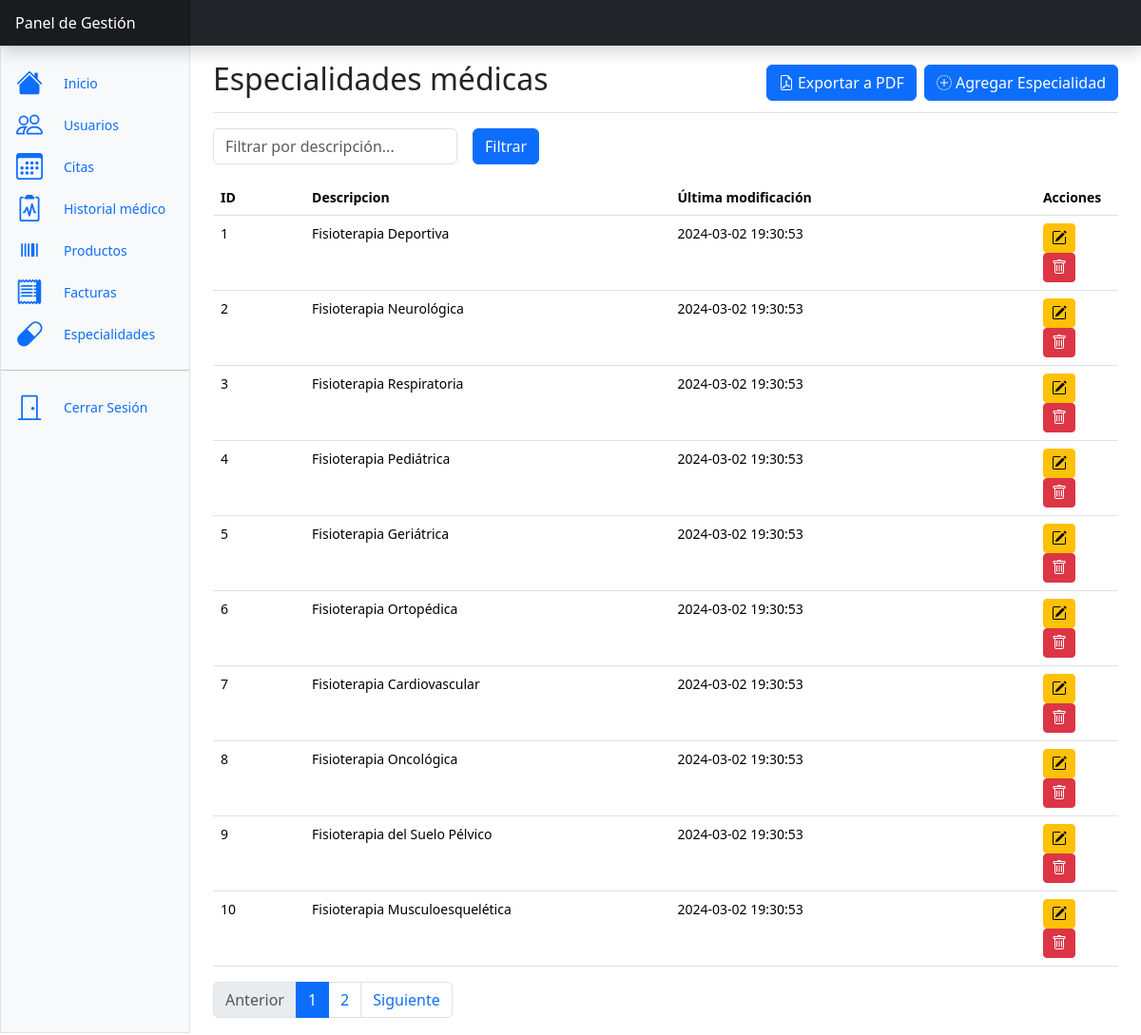
Screenshot of /pages/speciality.php?pagina=1 (signed in) with the database file from the repository.
### tables this page shows
CREATE TABLE especialidades (
  especialidad_id INT AUTO_INCREMENT PRIMARY KEY,
  descripcion VARCHAR(255),
  fecha TIMESTAMP NOT NULL DEFAULT current_timestamp() ON UPDATE current_timestamp()
);

### models/BaseModel.php (called while the page is built, shortened)
<?php
class BaseModel
{
    protected static $conexion = null;
    public function __construct()
    {
        if (self::$conexion === null) {
            $host = 'mysql';
            $usuario = 'root';
            $contrasena = 'root';
            $base_de_datos = 'velion';
            self::$conexion = new mysqli($host, $usuario, $contrasena, $base_de_datos);
        }
    }
    public function read($tabla, $condicion = '')
    {
        $sql = "SELECT * FROM `$tabla`";
        $resultado = self::$conexion->query($sql);
        $datos = array();
        while ($fila = $resultado->fetch_assoc()) {
            $datos[] = $fila;
        }
        return $datos;
    }
}

### controllers/SpecialityController.php (called while the page is built, shortened)
<?php
require_once '../models/SpecialityModel.php';
class SpecialityController
{
    private $specialityModel;
    public function __construct()
    {
        $this->specialityModel = new SpecialityModel();
    }
    public function obtenerEspecialidadesPaginadas($iniciar, $articulos_x_pagina)
    {
        return $this->specialityModel->obtenerEspecialidadesPaginadas($iniciar, $articulos_x_pagina);
    }
    public function obtenerEspecialiades()
    {
        return $this->specialityModel->read('especialidades');
    }
}

### models/SpecialityModel.php (called while the page is built, shortened)
<?php
require_once 'BaseModel.php';
class SpecialityModel extends BaseModel
{
    public function obtenerEspecialidadesPaginadas($iniciar, $articulos_x_pagina)
    {
        $sql = "SELECT * FROM especialidades LIMIT $iniciar, $articulos_x_pagina";
        $resultado = self::$conexion->query($sql);
        $resultado =  self::$conexion->query($sql);
        $datos = array();
        while ($fila = $resultado->fetch_assoc()) {
            $datos[] = $fila;
        }
        return $datos;
    }
}

### pages/speciality.php (the view, shortened to what this page needs)
<?php
require_once '../controllers/SpecialityController.php';
$specialityController = new SpecialityController();
$articulos_x_pagina = 10;
$especialidades = $specialityController->obtenerEspecialiades();
$iniciar = ($_GET['pagina'] - 1) * $articulos_x_pagina;
$filtro_especialidad = isset($_POST['descripcion']) ? $_POST['descripcion'] : '';
if (!empty($filtro_especialidad)) {
    $especialidadesPaginadas = $specialityController->obtenerEspecialidadesPorDescripcion($filtro_especialidad);
} else {
    $especialidadesPaginadas = $specialityController->obtenerEspecialidadesPaginadas($iniciar, $articulos_x_pagina);
}
$n_botones_paginacion = ceil(count($especialidades) / ($articulos_x_pagina));
include_once './includes/dashboard.php';
?>
<div class="d-flex justify-content-between flex-wrap flex-md-nowrap align-items-center pt-3 pb-2 mb-3 border-bottom">
    <h1 class="h2">Especialidades médicas</h1>
    <div class="d-flex justify-content-end align-items-center">
        <form action="../scripts/speciality_manager.php" method="POST">
            <div class="col-auto">
                <button class="btn btn-primary me-2" type="submit">
                    Exportar a PDF
                </button>
            </div>
        </form>
        <button type="button" class="btn btn-primary" data-bs-toggle="modal" data-bs-target="#agregarModal">
            Agregar Especialidad
        </button>
    </div>
</div>
<div class="table-responsive small">
    <form class="row g-3" method="post">
        <div class="col-auto">
            <input type="text" class="form-control" id="descripcion" name="descripcion" placeholder="Filtrar por descripción...">
        </div>
        <div class="col-auto">
            <button type="submit" class="btn btn-primary mb-3">Filtrar</button>
        </div>
    </form>
    <div class="row">
        <div class="col">
            <div class="table-responsive">
                <table class="table">
                    <thead>
                        <tr>
                            <th scope="col" style="width: 5%;">ID</th>
                            <th scope="col" style="width: 20%;">Descripcion</th>
                            <th scope="col" style="width: 20%;">Última modificación</th>
                            <th scope="col" style="width: 1%;">Acciones</th>
                        </tr>
                    </thead>
                    <tbody>
                        <?php foreach ($especialidadesPaginadas as $especialidad) : ?>
                            <tr>
                                <td><?php echo $especialidad['especialidad_id']; ?></td>
                                <td><?php echo $especialidad['descripcion']; ?></td>
                                <td><?php echo $especialidad['fecha']; ?></td>
                                <td>
                                    <button class="btn btn-sm btn-warning" data-bs-toggle="modal" data-bs-target="#edit_<?php echo $especialidad['especialidad_id']; ?>">
                                    </button>
                                    <button type="button" class="btn btn-danger btn-sm d-inline" data-bs-toggle="modal" data-bs-target="#delete_<?php echo $especialidad['especialidad_id'] ?>">
                                    </button>
                                </td>
                            </tr>
                        <?php endforeach; ?>
                    </tbody>
                </table>
            </div>
        </div>
    </div>
</div>
<nav aria-label="Page navigation example">
    <ul class="pagination justify-content-start">
        <li class="page-item <? echo $_GET['pagina'] <= 1 ? 'disabled' : '' ?>">
            <a class="page-link" href="speciality.php?pagina=<?php echo $_GET['pagina'] - 1 ?>">Anterior</a>
        </li>
        <?php for ($i = 0; $i < $n_botones_paginacion; $i++) : ?>
            <li class="page-item <? echo $_GET['pagina'] == $i + 1 ? 'active' : '' ?>"><a class="page-link" href="speciality.php?pagina=<?php echo $i + 1 ?>"><?php echo $i + 1 ?></a></li>
        <?php endfor ?>
        <li class="page-item <? echo $_GET['pagina'] >= $n_botones_paginacion ? 'disabled' : '' ?>">
            <a class="page-link" href="speciality.php?pagina=<?php echo $_GET['pagina'] + 1 ?>">Siguiente</a>
        </li>
    </ul>
</nav>
</div>
</body>
</html>

### assets/custom/css/style.css (style rules this page uses)
.bi { vertical-align: -.125em; fill: currentColor; }

### assets/custom/css/userdetail.css (style rules this page uses)
.table-responsive { overflow-x: hidden; }

### rows the page displays
especialidades: especialidad_id "1", descripcion "Fisioterapia Deportiva", fecha "2024-03-02 19:30:53"
especialidades: especialidad_id "2", descripcion "Fisioterapia Neurológica", fecha "2024-03-02 19:30:53"
especialidades: especialidad_id "3", descripcion "Fisioterapia Respiratoria", fecha "2024-03-02 19:30:53"
especialidades: especialidad_id "4", descripcion "Fisioterapia Pediátrica", fecha "2024-03-02 19:30:53"
especialidades: especialidad_id "5", descripcion "Fisioterapia Geriátrica", fecha "2024-03-02 19:30:53"
especialidades: especialidad_id "6", descripcion "Fisioterapia Ortopédica", fecha "2024-03-02 19:30:53"
especialidades: especialidad_id "7", descripcion "Fisioterapia Cardiovascular", fecha "2024-03-02 19:30:53"
especialidades: especialidad_id "8", descripcion "Fisioterapia Oncológica", fecha "2024-03-02 19:30:53"
especialidades: especialidad_id "9", descripcion "Fisioterapia del Suelo Pélvico", fecha "2024-03-02 19:30:53"
especialidades: especialidad_id "10", descripcion "Fisioterapia Musculoesquelética", fecha "2024-03-02 19:30:53"
